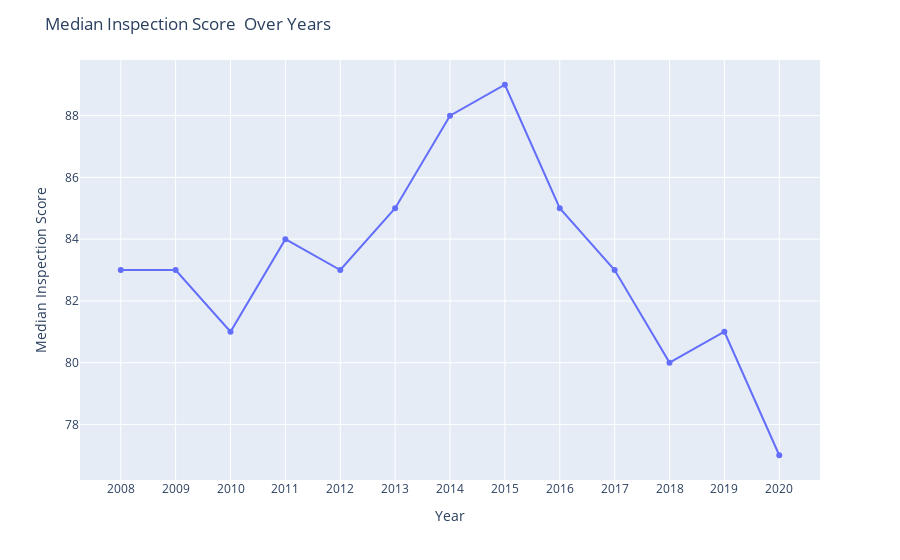

Here is the notebook cell this chart was saved with:
### Code cell
fig = px.line(year, x='year', y='50%', markers=True)
fig.update_layout(
    title='Median Inspection Score  Over Years',
    xaxis_title='Year',
    yaxis_title='Median Inspection Score',
    legend_title_text='Legend')

# Show the plot
fig.show()

### Figure 1 — Plotly figure (JSON) as saved in the notebook; plotly's stock layout.template omitted (floating-point values rounded to 4 significant figures)
{"data": [{"hovertemplate": "year=%{x}<br>50%=%{y}<extra></extra>", "legendgroup": "", "line": {"color": "#636efa", "dash": "solid"}, "marker": {"symbol": "circle"}, "mode": "lines+markers", "name": "", "orientation": "v", "showlegend": false, "type": "scatter", "x": ["2008", "2009", "2010", "2011", "2012", "2013", "2014", "2015", "2016", "2017", "2018", "2019", "2020"], "xaxis": "x", "y": [83, 83, 81, 84, 83, 85, 88, 89, 85, 83, 80, 81, 77], "yaxis": "y"}], "layout": {"legend": {"title": {"text": "Legend"}, "tracegroupgap": 0}, "margin": {"t": 60}, "title": {"text": "Median Inspection Score  Over Years"}, "xaxis": {"anchor": "y", "domain": [0, 1], "title": {"text": "Year"}}, "yaxis": {"anchor": "x", "domain": [0, 1], "title": {"text": "Median Inspection Score"}}}}
